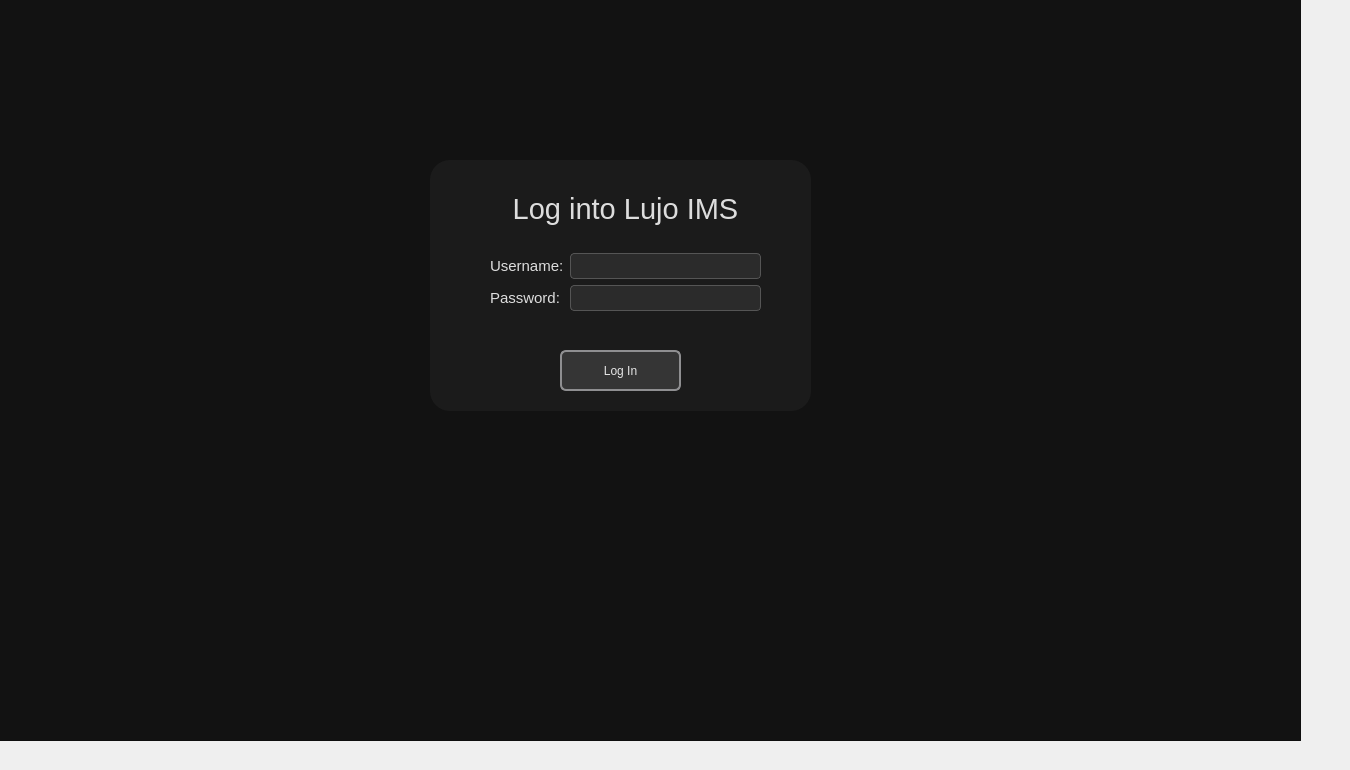
    <widget class="QWidget" name="page_0">
     <widget class="QGraphicsView" name="graphicsView_5">
      <property name="geometry">
       <rect>
        <x>-40</x>
        <y>-20</y>
        <width>1341</width>
        <height>761</height>
       </rect>
      </property>
      <property name="styleSheet">
       <string notr="true">background-color: rgb(18, 18, 18);
</string>
      </property>
     </widget>
     <widget class="QWidget" name="widget_7" native="true">
      <property name="geometry">
       <rect>
        <x>430</x>
        <y>160</y>
        <width>381</width>
        <height>251</height>
       </rect>
      </property>
      <property name="styleSheet">
       <string notr="true">background-color:  rgb(27, 27, 27);
border-radius: 20px;  /* Adjust the radius as needed */</string>
      </property>
      <widget class="QWidget" name="verticalLayoutWidget_4">
       <property name="geometry">
        <rect>
         <x>60</x>
         <y>10</y>
         <width>271</width>
         <height>141</height>
        </rect>
       </property>
       <layout class="QVBoxLayout" name="verticalLayout_5">
        <item>
         <widget class="QLabel" name="label_21">
          <property name="styleSheet">
           <string notr="true">QLabel{
            color: #DDDDDD; /* Light grey text on dark background */
            font-family: 'Inter ExtraBold', sans-serif;
            font-size: 22pt; /* Adjust size as needed */
}</string>
          </property>
          <property name="text">
           <string>Log into Lujo IMS</string>
          </property>
          <property name="alignment">
           <set>Qt::AlignCenter</set>
          </property>
         </widget>
        </item>
        <item>
         <layout class="QGridLayout" name="gridLayout_2">
          <item row="1" column="1">
           <widget class="QLineEdit" name="passwordLineEdit">
            <property name="styleSheet">
             <string notr="true">QLineEdit {
    color: white; /* White text */
    background-color: #2b2b2b; /* Dark background for contrast */
    border: 1px solid #555; /* Slightly lighter border for visibility */
    border-radius: 4px; /* Rounded corners */
    padding: 2px; /* Padding for text inside the edit box */
    font-family: 'Inter', sans-serif; /* Inter font with sans-serif fallback */
    font-size: 5pt; /* Font size */
	min-height: 20px
}
</string>
            </property>
            <property name="echoMode">
             <enum>QLineEdit::Password</enum>
            </property>
           </widget>
          </item>
          <item row="1" column="0">
           <widget class="QLabel" name="passwordLabel">
            <property name="styleSheet">
             <string notr="true">QLabel {
            color: #DDDDDD; /* Light grey text on dark background */
            font-family: 'Inter', sans-serif;
            font-size: 11pt; /* Adjust size as needed */
}</string>
            </property>
            <property name="text">
             <string>Password:</string>
            </property>
           </widget>
          </item>
          <item row="0" column="0">
           <widget class="QLabel" name="usernameLabel">
            <property name="styleSheet">
             <string notr="true">QLabel {
            color: #DDDDDD; /* Light grey text on dark background */
            font-family: 'Inter', sans-serif;
            font-size: 11pt; /* Adjust size as needed */
}</string>
            </property>
            <property name="text">
             <string>Username:</string>
            </property>
           </widget>
          </item>
          <item row="0" column="1">
           <widget class="QLineEdit" name="userLineEdit">
            <property name="styleSheet">
             <string notr="true">QLineEdit {
    color: white; /* White text */
    background-color: #2b2b2b; /* Dark background for contrast */
    border: 1px solid #555; /* Slightly lighter border for visibility */
    border-radius: 4px; /* Rounded corners */
    padding: 2px; /* Padding for text inside the edit box */
    font-family: 'Inter', sans-serif; /* Inter font with sans-serif fallback */
    font-size: 10pt; /* Font size */
	min-height: 20px
}
</string>
            </property>
           </widget>
          </item>
         </layout>
        </item>
       </layout>
      </widget>
      <widget class="QPushButton" name="loginPushButton">
       <property name="geometry">
        <rect>
         <x>130</x>
         <y>190</y>
         <width>121</width>
         <height>41</height>
        </rect>
       </property>
       <property name="styleSheet">
        <string notr="true">QPushButton {
	
	font: 10pt &quot;Inter SemiBold&quot;, 'sans-serif';
    border: 2px solid #8f8f91;
    border-radius: 6px;
    background-color: #353535;
    min-width: 80px;
	color: rgb(229, 229, 229);
}

QPushButton:hover {
    border-color: #1a1a1a;
}

QPushButton:pressed {
    background-color: #292929;
}</string>
       </property>
       <property name="text">
        <string>Log In</string>
       </property>
      </widget>
     </widget>
    </widget>
